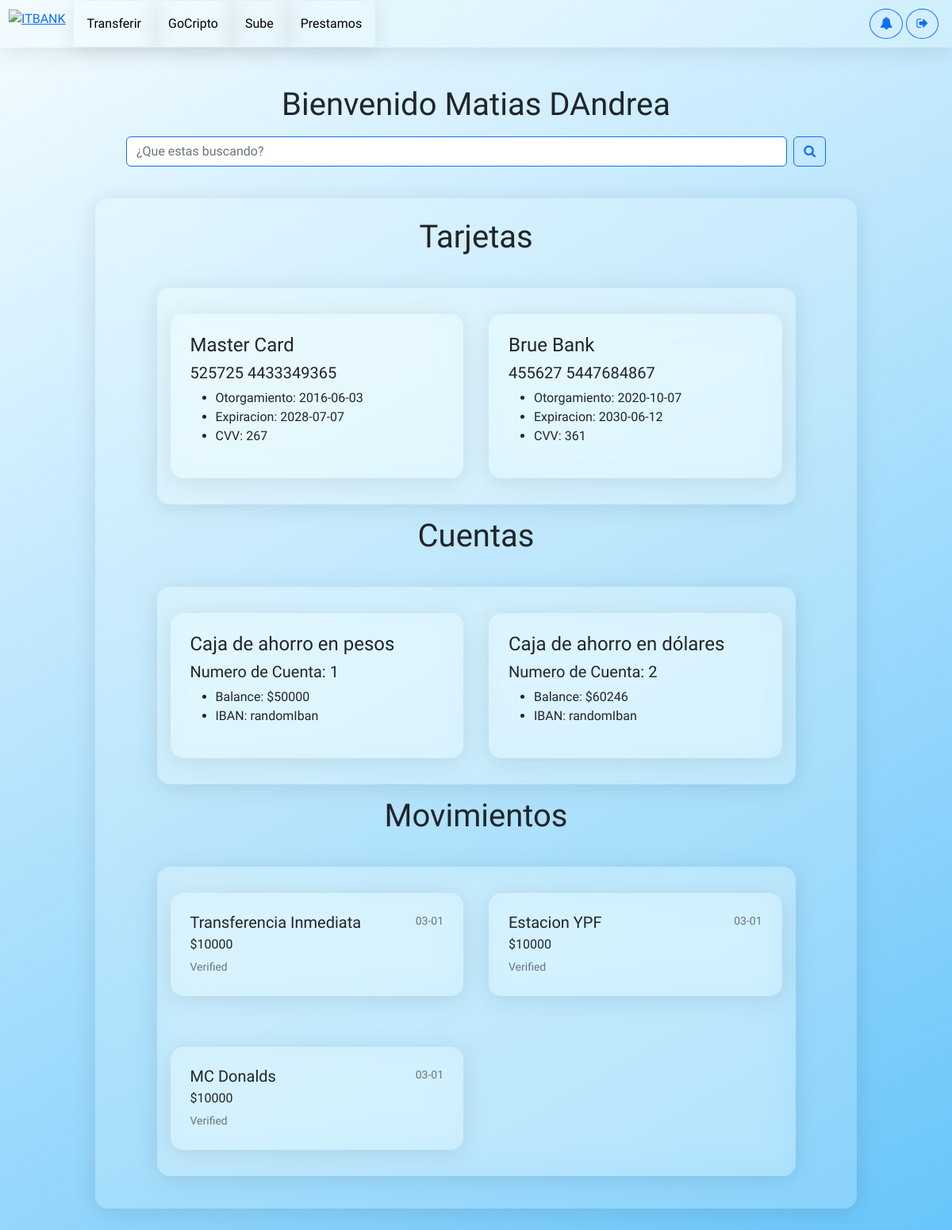
Page /Cuentas/ (signed in) on the earlier database version.
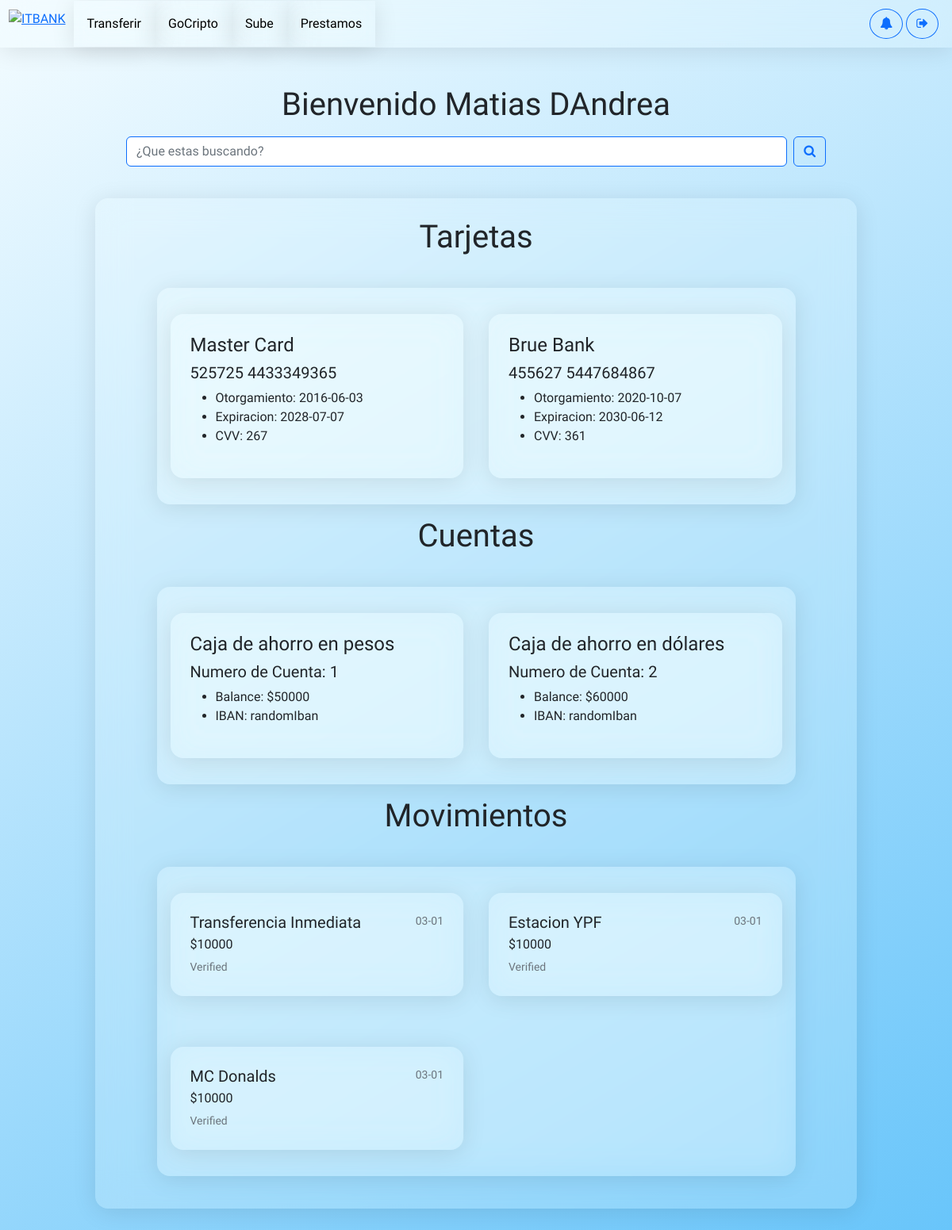
Same page on the later database version.
### Cuentas/models.py (models this page shows)
class Cuenta(models.Model):
    account_id = models.AutoField(primary_key=True)
    customer_id = models.ForeignKey(Cliente,on_delete=models.CASCADE)
    balance = models.IntegerField()
    iban = models.TextField()
    tcuenta_id = models.ForeignKey(Tipocuenta,on_delete=models.CASCADE)
    class Meta:
        managed = True
        db_table = 'cuenta'

class Tipocuenta(models.Model):
    tcuenta_id = models.AutoField(db_column='TCuenta_id', primary_key=True)  # Field name made lowercase.
    tcuenta_tipo = models.TextField(db_column='TCuenta_tipo')  # Field name made lowercase.
    class Meta:
        managed = True
        db_table = 'TipoCuenta'

### Cuentas/views.py (the view)
# urls.py: path('',views.CuentasPackage.cuenta,name="cuenta"),
    @login_required
    def cuenta(request):
        user    = request.user
        cliente = Cliente.objects.get(customer_id = user.id)
        nombre = f"{cliente.customer_name} {cliente.customer_surname}"
        cuenta = Cuenta.objects.filter(customer_id = user.id)
        tarjetas = Tarjetas.objects.filter(customer_id = user.id)
        movimientos = Movimientos.objects.filter(numcuenta = user.id)
        content = {
            "nombre": nombre,
            "cuentas":cuenta,
            "tarjetas":tarjetas,
            "movimientos":movimientos
        }
        return render(request,"Cuentas/cuenta.html",{'content':content})

### Cuentas/templates/Cuentas/cuenta.html (shortened to what the changed rows need)
<!DOCTYPE html>
<html lang="en">
<head>
    {% load static %}
    <link href='https://css.gg/bell.css' rel='stylesheet'>
    <link
      href="https://cdn.jsdelivr.net/npm/bootstrap@5.2.0-beta1/dist/css/bootstrap.min.css"
      rel="stylesheet"
    />
    <link rel="stylesheet" href="https://cdnjs.cloudflare.com/ajax/libs/font-awesome/4.7.0/css/font-awesome.min.css">
    <link rel="stylesheet" href="{% static 'Cuentas/css/cuenta.css' %}">
</head>
<body>
    <main>
        <h1>Bienvenido {{content.nombre}}</h1>
        <div class="seccion">
                <h1>Tarjetas</h1>
                <h1>Cuentas</h1>
                <div class="seccion3">
                    {% for cards in content.cuentas %}
                    <div class="seccion2">
                        <div class="">
                            <div class="">
                                <h4>{{cards.tcuenta_id.tcuenta_tipo}}</h4>
                                <h5>Numero de Cuenta: {{cards.account_id}}</h5>
                            </div>
                            <div class="">
                                <ul>
                                    <li>Balance: ${{cards.balance}}</li>
                                    <li>IBAN: {{cards.iban}}</li>
                                </ul>
                            </div>
                        </div>
                    </div>
                    {% endfor %}
                </div>
                <h1>Movimientos</h1>
            </div>
    </main>
</body>
</html>

Differences in the rows shown:
changed Cuenta "Caja de ahorro en dólares": balance "60246" → "60000"
